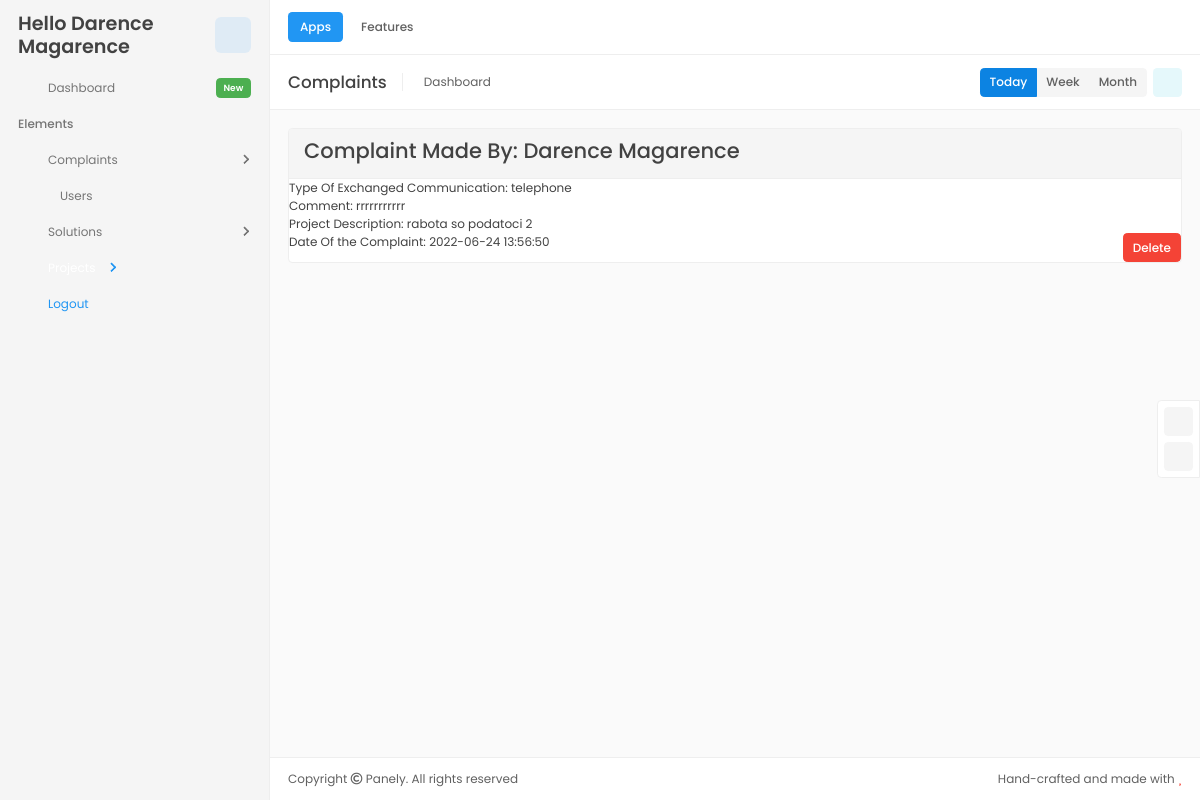
The app's page /complaints.php (signed in) with its own data.
### tables this page shows
CREATE TABLE `complaints`  (
  `id` int NOT NULL AUTO_INCREMENT,
  `project_id` int NOT NULL,
  `contact` varchar(255) NOT NULL,
  `complain_comment` varchar(255) NOT NULL,
  `complain_date` datetime NULL DEFAULT NULL,
  `user_id` int NOT NULL,
  `type_comm_id` int NULL DEFAULT NULL,
  PRIMARY KEY (`id`, `user_id`) USING BTREE,
  INDEX `comment`(`complain_comment`) USING BTREE,
  INDEX `id`(`id`) USING BTREE,
  INDEX `user_id`(`user_id`) USING BTREE,
  INDEX `project_id`(`project_id`) USING BTREE,
  INDEX `type_comm_id`(`type_comm_id`) USING BTREE,
  CONSTRAINT `complaints_ibfk_1` FOREIGN KEY (`user_id`) REFERENCES `users` (`id`) ON DELETE CASCADE ON UPDATE CASCADE,
  CONSTRAINT `complaints_ibfk_2` FOREIGN KEY (`project_id`) REFERENCES `projects` (`id`) ON DELETE CASCADE ON UPDATE CASCADE,
  CONSTRAINT `complaints_ibfk_3` FOREIGN KEY (`type_comm_id`) REFERENCES `type_comm` (`id`) ON DELETE CASCADE ON UPDATE CASCADE
);

CREATE TABLE `users`  (
  `id` int NOT NULL AUTO_INCREMENT,
  `firstname` varchar(255) NOT NULL,
  `lastname` varchar(255) NULL DEFAULT NULL,
  `email` varchar(255) NOT NULL,
  `password` varchar(255) NOT NULL,
  `mobilenumber` int NULL DEFAULT NULL,
  `token` varchar(255) NULL DEFAULT NULL,
  `is_active` varchar(255) NULL DEFAULT NULL,
  `date_time` datetime NULL DEFAULT NULL,
  `isAdmin` varchar(255) NULL DEFAULT '0',
  PRIMARY KEY (`id`) USING BTREE,
  INDEX `id`(`id`, `firstname`) USING BTREE,
  INDEX `name`(`firstname`) USING BTREE
);

CREATE TABLE `type_comm`  (
  `id` int NOT NULL AUTO_INCREMENT,
  `type_of_communication` varchar(255) NULL DEFAULT NULL,
  PRIMARY KEY (`id`) USING BTREE
);

CREATE TABLE `projects`  (
  `id` int NOT NULL AUTO_INCREMENT,
  `project` varchar(255) NULL DEFAULT NULL,
  `company` varchar(255) NULL DEFAULT NULL,
  PRIMARY KEY (`id`) USING BTREE
);

### complaints.php (the view, shortened to what this page needs)
<?php
require('./config/database.php');
$sql = "	SELECT  c.id, c.project_id,
			c.complain_comment, c.user_id, c.complain_date,
			u.firstname, c.type_comm_id, ty.type_of_communication,
			p.project FROM projects as p
			JOIN complaints as c ON c.project_id = p.id
			JOIN users as u ON c.user_id = u.id
			JOIN type_comm as ty ON
			c.type_comm_id = ty.id
			ORDER BY c.id DESC; ";
$query = mysqli_query($conn, $sql);
?>
<!DOCTYPE html>
<html lang="en" dir="ltr">
<head>
	<link href="assets/build/styles/ltr-core.css" rel="stylesheet">
	<link href="assets/build/styles/ltr-vendor.css" rel="stylesheet">
</head>
<body class="theme-light preload-active aside-active aside-mobile-minimized aside-desktop-maximized" id="fullscreen">
	<div class="holder">
        <?php include 'aside_header.php'; ?>
		<div class="wrapper">
            <?php require('header.php'); ?>
			<div class="content ">
				<div class="container-fluid">
                    <div class="row">
					<?php
				while($row = mysqli_fetch_array($query)){
				echo "
				<div class='col-md-12 pb-5'>
				<div class='card'>
				<input type='hidden' name='complaint' id='complaint_id' class='row_id'>
				<div class='card-header'><h3> Complaint Made By:   ".$row['firstname']. " </h3> </div>
				<div class'card-body px-5 mx-5'>Type Of Exchanged Communication: ".$row['type_of_communication']."
				<br> Comment:  ".$row['complain_comment']." <br> Project Description: ".$row['project']." <br> Date Of the Complaint:
				 ".$row['complain_date']."  <button type='submit' class='btn btn-danger delete-complaint
				  float-right' id=".$row['id']." >Delete</button></div>
				</div>
				</div>
					";
					}
			?>
					</div>
				</div>
			</div>
			<?php require ('footer.php'); ?>
		</div>
	<div class="float-btn float-btn-right">
		<button class="btn btn-flat-primary btn-icon mb-2" id="theme-toggle" data-toggle="tooltip" data-placement="right" title="Change theme">
			<i class="fa fa-moon"></i>
		</button>
		<a href="../rtl/index.html" class="btn btn-flat-primary btn-icon" data-toggle="tooltip" data-placement="right" title="Switch to RTL">
			<i class="fa fa-sync"></i>
		</a>
	</div>
</body>
</html>

### records on screen
complaints: user.firstname "Darence Magarence", type_comm.type_of_communication "telephone", complain_comment "rrrrrrrrrrr", project.project "rabota so podatoci 2", complain_date "2022-06-24 13:56:50"

### other values on screen
$_SESSION['firstname'] "Darence Magarence"
$panel "Complaints"
